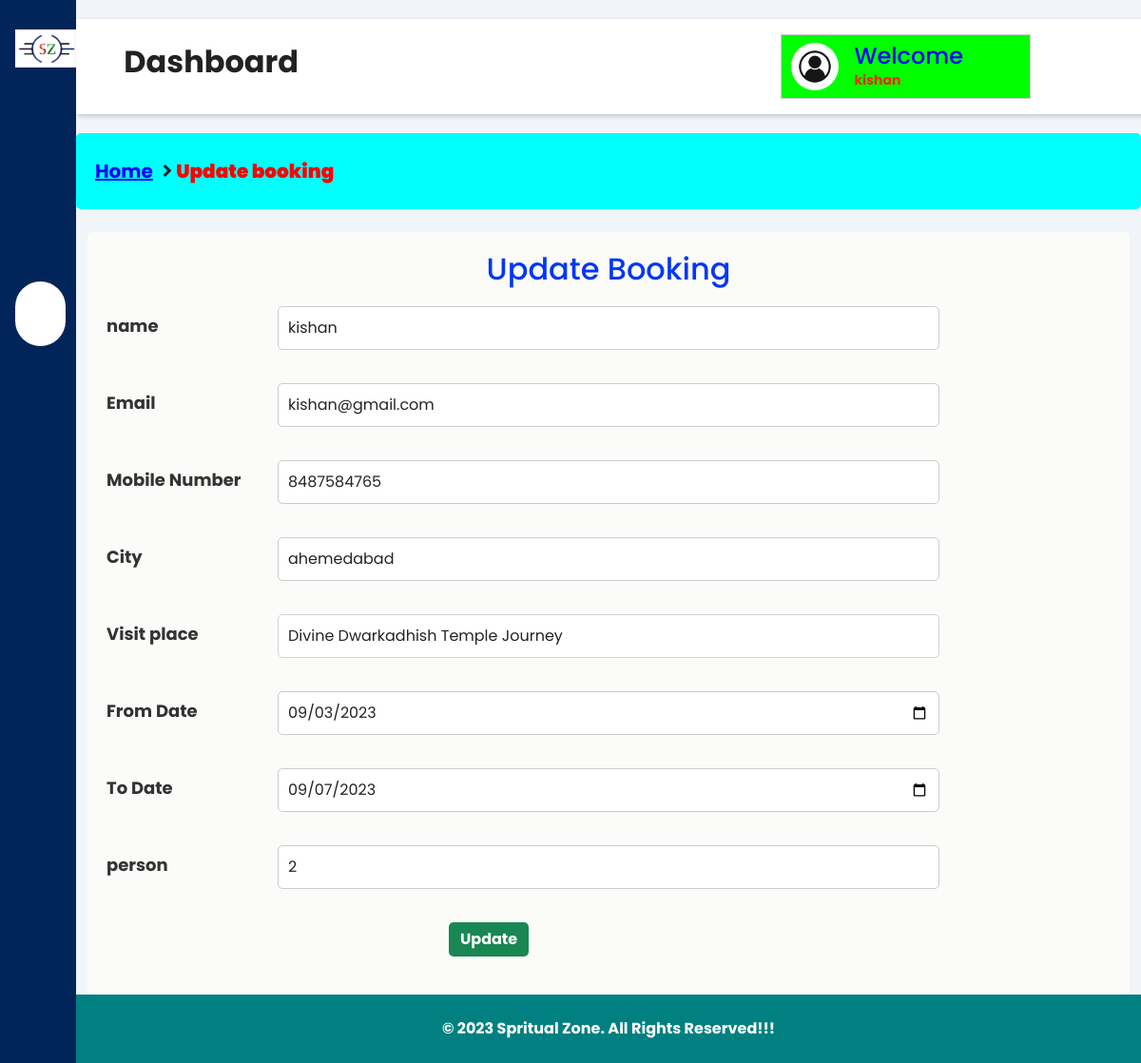
/admin/update-booking.php?id=1 (signed in), run on the app's committed database.
### tables this page shows
CREATE TABLE `book` (
  `id` int(11) NOT NULL,
  `name` varchar(40) NOT NULL,
  `email` varchar(40) NOT NULL,
  `mobile` varchar(10) NOT NULL,
  `city` varchar(40) NOT NULL,
  `place` varchar(50) NOT NULL,
  `fromdate` date NOT NULL,
  `todate` date NOT NULL,
  `person` int(2) NOT NULL
);

### admin/update-booking.php (the view, shortened to what this page needs)
<html>
<head>
    <link href="https://cdn.jsdelivr.net/npm/bootstrap@5.2.1/dist/css/bootstrap.min.css" rel="stylesheet">
    <link rel="stylesheet" href="https://maxst.icons8.com/vue-static/landings/line-awesome/line-awesome/1.3.0/css/line-awesome.min.css">
    <link rel="stylesheet" href="https://cdnjs.cloudflare.com/ajax/libs/font-awesome/5.15.3/css/all.min.css">
</head>
<body>
    <div class="sidebar">
        <div class="sidebar-brand">
            <h2>
            </h2>
        </div>
        <div class="sidebar-menu">
            <ul>
                <li>
                    <a href="dashboard.php"><span class="las la-igloo"></span>
                        <span>Dashboard</span></a>
                </li>
                <li>
                    <a href="manage-packages.php"><span class="las la-route"></span>
                        <span>Tour Packages</span></a>
                </li>
                <li>
                    <a href="manage-users.php"><span class="las la-users"></span>
                        <span>Manage Users</span></a>
                </li>
                <li>
                    <a href="manage-bookings.php" class="active"><span class="las la-book"></span>
                        <span>Manage Booking</span></a>
                </li>
                <li>
                    <a href="ticket-details.php"><span class="las la-file-invoice-dollar"></span>
                        <span>Ticket Details</span></a>
                </li>
                <li>
                    <a href="manage-feedback.php"><span class="las la-comments"></span>
                        <span>User Feedback</span></a>
                </li>
            </ul>
        </div>
    </div>
    <div class="main-content">
    <?php include 'includes/header.php'; ?>
        <main>
            <div class="custom-link">
                <a href="dashboard.php">Home</a>
                <i class="fa fa-angle-right"></i> &nbsp;<span style="color: red;"><b>Update booking</b></span>
            </div>
            <div class="container-fluid mt-4">
                <div class="row">
                    <div class="col-md-12">
                        <form action="" method="POST">
                            <b>
                                <h2 class="heading">Update Booking</h2>
                            </b>
                            <?php
                            if (isset($_GET['id'])) {
                                $id = $_GET['id'];
                            } else {
                                echo "ID parameter is missing.";
                                exit;
                            }
                            $con = mysqli_connect("localhost", "root", "", "project");
                            $query = "select * from book where id='$id'";
                            $select = mysqli_query($con, $query);
                            $row = mysqli_fetch_assoc($select);
                            ?>
                            <div class="form-group row">
                                <label for="username" class="col-sm-2 col-form-label form-label">name</label>
                                <div class="col-sm-8">
                                    <input type="text" class="form-control form-input" id="username" name="name" autocomplete="off" value='<?php echo $row['name']; ?>' placeholder="Enter Username" required>
                                </div>
                            </div>
                            <div class="form-group row">
                                <label for="email" class="col-sm-2 col-form-label form-label">Email</label>
                                <div class="col-sm-8">
                                    <input type="email" class="form-control form-input" id="email" name="email" autocomplete="off" value='<?php echo $row['email']; ?>' placeholder="Enter Email ID" required>
                                </div>
                            </div>
                            <div class="form-group row">
                                <label for="mobileno" class="col-sm-2 col-form-label form-label">Mobile Number</label>
                                <div class="col-sm-8">
                                    <input type="tel" class="form-control form-input" id="mobileno" name="mob" autocomplete="off" maxlength="10" value='<?php echo $row['mobile']; ?>' placeholder="Enter Mobile No." required>
                                </div>
                            </div>
                            <div class="form-group row">
                                <label for="city" class="col-sm-2 col-form-label form-label">City</label>
                                <div class="col-sm-8">
                                    <input type="tel" class="form-control form-input" id="city" name="city" autocomplete="off" value='<?php echo $row['city']; ?>' placeholder="Enter City" required>
                                </div>
                            </div>
                            <div class="form-group row">
                                <label for="place" class="col-sm-2 col-form-label form-label">Visit place</label>
                                <div class="col-sm-8">
                                    <select name="place" class="form-control p-10" required>
                                        <option selected><?php echo $selectplace=$row['place']; ?></option>
                                    </select>
                                </div>
                            </div>
                            <div class="form-group row">
                                <label for="dateInput" class="col-sm-2 col-form-label form-label">From Date</label>
                                <div class="col-sm-8">
                                    <input type="date" class="form-control form-input" id="dateInput" value='<?php echo $row['fromdate']; ?>' name="fromdate" autocomplete="off" required>
                                </div>
                            </div>
                            <div class="form-group row">
                                <label for="dateInput2" class="col-sm-2 col-form-label form-label">To Date</label>
                                <div class="col-sm-8">
                                    <input type="date" class="form-control form-input" id="dateInput2" name="todate" value='<?php echo $row['todate']; ?>' autocomplete="off" required>
                                </div>
                            </div>
                            <div class="form-group row">
                                <label for="person" class="col-sm-2 col-form-label form-label">person</label>
                                <div class="col-sm-8">
                                    <input type="number" class="form-control form-input" id="person" autocomplete="off" name="person" value='<?php echo $personres=$row['person']; ?>' placeholder="Enter person" required>
                                </div>
                            </div>
                            <div class="form-group row">
                                <div class="col-sm-8 offset-sm-4 btn-container">
                                    <button type="submit" name="submit" class="btn btn-success"><b>Update</b></button>
                                </div>
                            </div>
                        </form>
                    </div>
                </div>
            </div>
        </main>
        <?php include 'includes/footer.php'; ?>
    </div>
</body>
</html>

### admin/update-booking.php (style rules this page uses)
:root { --main-color: #012558; --color-dark: #1D2231; --text-grey: #8390A2; }
* { padding: 0; margin: 0; box-sizing: border-box; list-style-type: none; text-decoration: none; font-family: 'Poppins', sans-serif; }
.sidebar { width: 300px; position: fixed; left: 0; top: 0; height: 100%; background: var(--main-color); z-index: 100; transition: width 300ms; }
.sidebar-brand { height: 90px; padding: 1rem 0rem 1rem 2rem; color: #fff; }
.sidebar-menu { margin-top: 1rem; }
.sidebar-menu li { width: 100%; margin-bottom: 1.7rem; padding-left: 2rem; }
.sidebar-menu ul { padding: 0; margin: 0; box-sizing: border-box; list-style-type: none; }
.sidebar-menu a { padding-left: 1rem; display: block; width: 83%; color: #fff; font-size: 1.1rem; text-decoration: none; }
.sidebar-menu a.active { background: #fff; padding-top: 1rem; padding-bottom: 1rem; color: var(--main-color); border-radius: 30px; text-decoration: none; font-weight: bold; }
.sidebar-menu a span:first-child { font-size: 1.5rem; padding-right: 1rem; }
.main-content { margin-left: 300px; transition: margin-left 300ms; padding-top: 10px; background-color: #f1f5f9; }
main { padding-top: 130px; background-color: #f1f5f9; min-height: calc(100vh - 100px); }
@media only screen and (max-width: 1200px) { .sidebar { width: 80px; } }
@media only screen and (max-width: 1200px) { .sidebar .sidebar-brand, .sidebar li { padding-left: 1rem; text-align: center; } }
@media only screen and (max-width: 1200px) { .sidebar li a { padding-left: 0rem; } }
@media only screen and (max-width: 1200px) { .main-content { margin-left: 80px; } }
.custom-link { display: flex; align-items: center; background-color: aqua; padding: 10px 20px; border-radius: 5px; text-align: center; margin-bottom: 20px; height: 10%; font-size: 20px; }
.custom-link a { display: inline-block; vertical-align: middle; margin-right: 10px; color: blue; }
.custom-link i { font-size: 20px; vertical-align: middle; }
.custom-link { font-weight: bold; }
.heading { text-align: center; color: #0437F2; margin-bottom: 20px; }
body { font-family: Arial, sans-serif; }
.container-fluid { margin-top: 20px; }
.form-control { border-radius: 5px; margin-bottom: 15px; padding: 10px; width: 100%; }
form { background: #FBFBF9; padding: 20px; border-radius: 5px; }
.form-group { margin-bottom: 20px; }
.form-label { font-weight: bold; margin-bottom: 5px; color: #333; font-size: 18px; }
.form-input { border-radius: 5px; padding: 10px; width: 100%; border: 1px solid #ccc; transition: border-color 0.3s; }
.form-group label { font-weight: bold; margin-bottom: 10px; }
.btn-success { border: none; border-radius: 5px; color: #fff; transition: background-color 0.3s, box-shadow 0.3s; }
.btn-success { margin-right: 10px; }
.btn-container { text-align: left; }

### data on the page
book: name "kishan", email "kishan@gmail.com", mob "8487584765", city "ahemedabad", place "Divine Dwarkadhish Temple Journey", fromdate "09/03/2023", todate "09/07/2023", person "2"

### other printed values
$_SESSION['nm'] "kishan"
